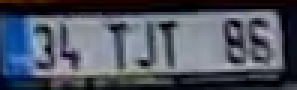
#> input picture detections/video/frame_60/plate_2.png, 99 x 30 px (shown 3 times larger)
$ python easy.py
#> lines starting #> are read from the running program, lines starting #| are printed output that depends on the picture

import cv2
import pytesseract

box = cv2.imread("detections/video/frame_60/plate_2.png")
#> box is the input picture: shape (30, 99, 3); mean B, G, R 97.9, 84.9, 78.9
gray = cv2.cvtColor(box, cv2.COLOR_BGR2GRAY)
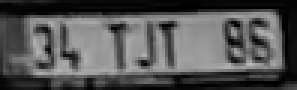
#> gray: shape (30, 99) (shown 3 times larger); min 0, max 186, mean 84.5
gray = cv2.resize(gray, None, fx=5, fy=5, interpolation=cv2.INTER_CUBIC)
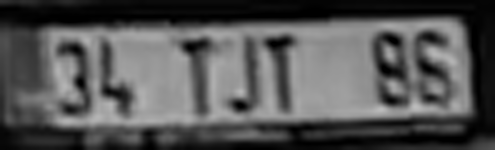
#> gray: shape (150, 495); min 0, max 188, mean 84.6

#> (the run stopped early here; a loop or call above may not have finished)

$ run again, with detections/video/frame_60/plate_1.png copied over detections/video/frame_60/plate_2.png
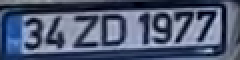
#> input picture detections/video/frame_60/plate_1.png, 120 x 30 px (shown 2 times larger)
#> box is the input picture: shape (30, 120, 3); mean B, G, R 115.7, 90, 79.1
#> `gray = cv2.cvtColor(box, cv2.COLOR_BGR2GRAY)`:
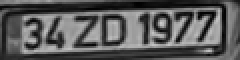
#> gray: shape (30, 120) (shown 2 times larger); min 1, max 204, mean 89.7
#> `gray = cv2.resize(gray, None, fx=5, fy=5, interpolation=cv2.INTER_CUBIC)`:
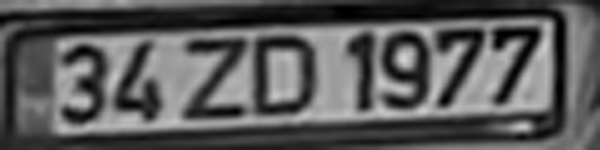
#> gray: shape (150, 600); min 0, max 210, mean 89.7
